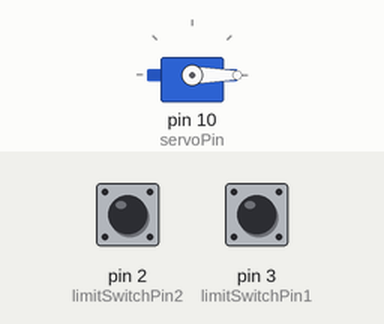
Recording of a sketch running on a simulated Arduino Uno, built with avr-gcc and run on an emulated ATmega328P. Shown: servo. Inputs (shaded band) come from the test bench; at power-on: pin 3 (limitSwitchPin1) HIGH, pin 2 (limitSwitchPin2) HIGH.

Above: at 1.2 s.
1.3 s: pin 3 (limitSwitchPin1) pulled LOW for 0.15 s
At 2.5 s:
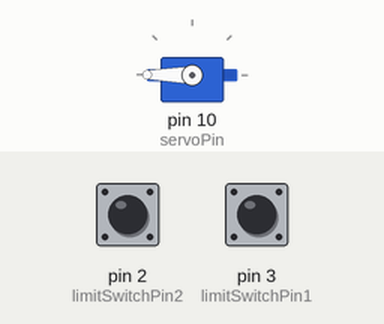
2.9 s: pin 2 (limitSwitchPin2) pulled LOW for 0.15 s
At 3.8 s:
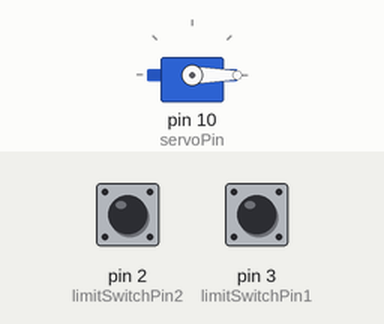
4.5 s: pin 3 (limitSwitchPin1) pulled LOW for 1 s
At 5.1 s:
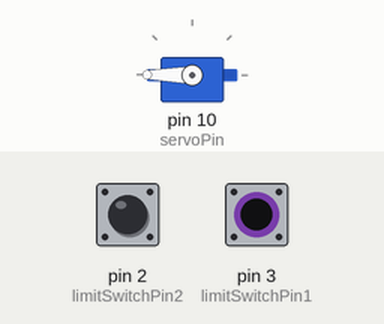
Timing chart, 0 to 7.5 s (numbered marks = the images above; inputs shaded):
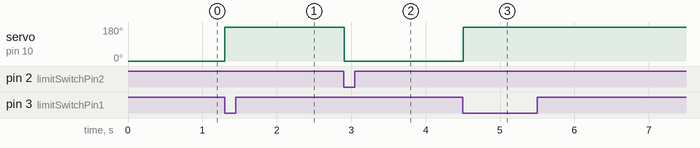

The sketch:

eyelids_test.ino
```cpp
#include <Servo.h>

// Define the pin numbers for the limit switches
const int limitSwitchPin1 = 3;
const int limitSwitchPin2 = 2;
// Define the pin number for the servo
const int servoPin = 10;

Servo myServo;  // Create a servo object

void setup() {
  // Initialize the Serial Monitor at 9600 bps
  Serial.begin(9600);

  // Configure the limit switch pins as input with internal pull-up resistor enabled
  pinMode(limitSwitchPin1, INPUT_PULLUP);
  pinMode(limitSwitchPin2, INPUT_PULLUP);

  // Attach the servo on pin x to the servo object
  myServo.attach(servoPin);

  // Move servo to initial position (half speed in one direction)
  myServo.write(0); // Adjust this value for half-speed
}

void loop() {
  // Read the state of the limit switches
  int stateSwitch1 = digitalRead(limitSwitchPin1);
  int stateSwitch2 = digitalRead(limitSwitchPin2);

  // Control the servo based on the limit switch states
  if (stateSwitch1 == LOW) { // If switch 1 is pressed
    // Reverse direction to half speed other way
    myServo.write(180); // Adjust this value for half-speed in the reverse direction
  } else if (stateSwitch2 == LOW) { // If switch 2 is pressed
    // Reverse direction to half speed one way
    myServo.write(0); // Adjust this value for half-speed in the original direction
  }

  // Add a delay to prevent bouncing effects from the switch
  delay(10); // Delay for 10 milliseconds
}
```

Measured:
- after the input at 1.3 s, servo on pin 10 (servoPin): 0° → 180° at once
- after the input at 2.9 s, servo on pin 10 (servoPin): 180° → 0° at once
- after the input at 4.5 s, servo on pin 10 (servoPin): 0° → 180° at once
